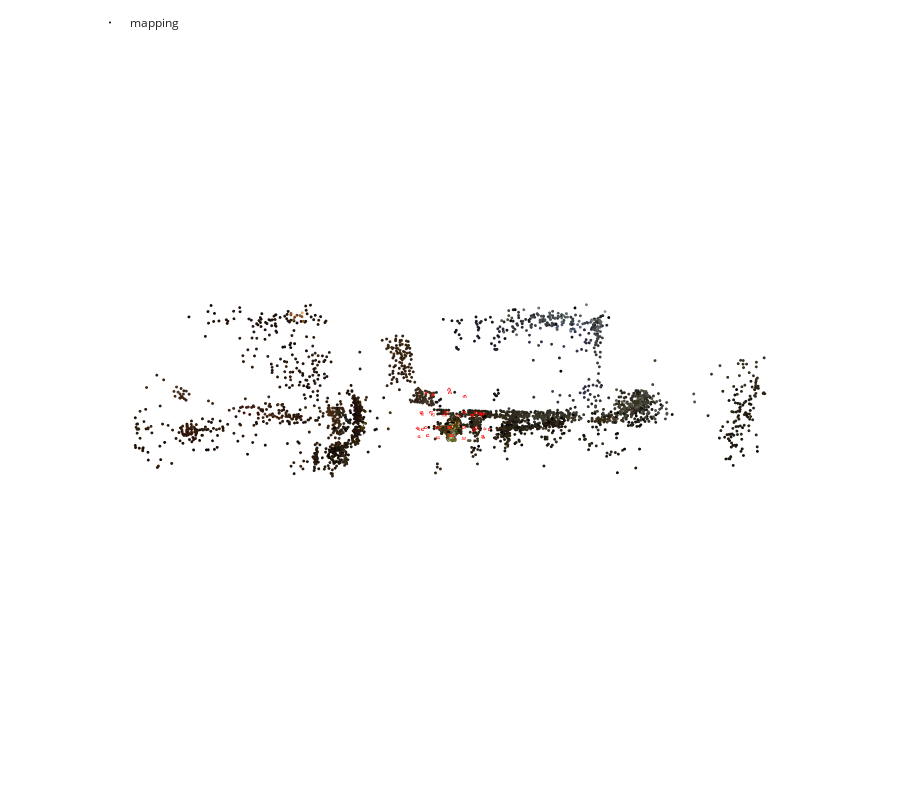

Here is the notebook cell this chart was saved with:
### Code cell
fig = viz_3d.init_figure()
viz_3d.plot_reconstruction(fig, model, color='rgba(255,0,0,0.5)', name="mapping", points_rgb=True, pcd_save_path = pcd_save_path)
fig.show()

### Figure 1 — Plotly figure (JSON) as saved in the notebook; plotly's stock layout.template omitted (floating-point values rounded to 4 significant figures; data arrays with more than 128 entries replaced by an {"elided": "..."} marker saying what was removed)
{"data": [{"legendgroup": "mapping", "marker": {"color": {"elided": "12473x3 int values"}, "line": {"width": 0}, "size": 1}, "mode": "markers", "name": "mapping", "type": "scatter3d", "x": {"elided": "12473 float values"}, "y": {"elided": "12473 float values"}, "z": {"elided": "12473 float values"}}, {"hovertemplate": "Image:<br>\timage_id = 1<br>\tcamera_id = 1<br>\tname = flash/Camera.000.png<br>\ttriangulated = 1804/5000<br>\ttvec = [ 0.103684 -0.469982   3.28934]<br>\tqvec = [  -0.115554 -0.00977828    0.987804   -0.103894]", "legendgroup": "mapping", "line": {"color": "rgba(255,0,0,0.5)", "width": 1}, "mode": "lines", "name": "1", "showlegend": false, "type": "scatter3d", "x": [-0.6545, -0.4204, -0.7768, -0.6545, -0.7768, -0.7757, -0.6545, -0.7757, -0.4193, -0.6545, -0.4193, -0.4204], "y": [1.132, 0.9707, 0.9549, 1.132, 0.9549, 1.194, 1.132, 1.194, 1.21, 1.132, 1.21, 0.9707], "z": [3.056, 2.89, 2.807, 3.056, 2.807, 2.756, 3.056, 2.756, 2.839, 3.056, 2.839, 2.89]}, {"hovertemplate": "Image:<br>\timage_id = 2<br>\tcamera_id = 2<br>\tname = flash/Camera.001.png<br>\ttriangulated = 2154/5000<br>\ttvec = [ 0.171643 -0.475228   3.26034]<br>\tqvec = [  0.0731424 -0.00938492    0.991841   -0.103988]", "legendgroup": "mapping", "line": {"color": "rgba(255,0,0,0.5)", "width": 1}, "mode": "lines", "name": "2", "showlegend": false, "type": "scatter3d", "x": [0.6204, 0.7701, 0.4079, 0.6204, 0.4079, 0.3996, 0.6204, 0.3996, 0.7619, 0.6204, 0.7619, 0.7701], "y": [1.142, 0.9722, 0.9709, 1.142, 0.9709, 1.21, 1.142, 1.21, 1.211, 1.142, 1.211, 0.9722], "z": [3.032, 2.79, 2.844, 3.032, 2.844, 2.794, 3.032, 2.794, 2.74, 3.032, 2.74, 2.79]}, {"hovertemplate": "Image:<br>\timage_id = 3<br>\tcamera_id = 3<br>\tname = flash/Camera.002.png<br>\ttriangulated = 1347/5000<br>\ttvec = [ 0.368132 -0.426239   3.70512]<br>\tqvec = [   0.322012 -0.00990658     0.94145  -0.0994047]", "legendgroup": "mapping", "line": {"color": "rgba(255,0,0,0.5)", "width": 1}, "mode": "lines", "name": "3", "showlegend": false, "type": "scatter3d", "x": [2.496, 2.504, 2.214, 2.496, 2.214, 2.194, 2.496, 2.194, 2.484, 2.496, 2.484, 2.504], "y": [1.118, 0.9432, 0.9598, 1.118, 0.9598, 1.199, 1.118, 1.199, 1.182, 1.118, 1.182, 0.9432], "z": [2.563, 2.286, 2.508, 2.563, 2.508, 2.464, 2.563, 2.464, 2.241, 2.563, 2.241, 2.286]}, {"hovertemplate": "Image:<br>\timage_id = 4<br>\tcamera_id = 4<br>\tname = flash/Camera.003.png<br>\ttriangulated = 1435/5000<br>\ttvec = [ 0.200122 -0.351814   4.16352]<br>\tqvec = [  0.636391 -0.0150174    0.76686   -0.08189]", "legendgroup": "mapping", "line": {"color": "rgba(255,0,0,0.5)", "width": 1}, "mode": "lines", "name": "4", "showlegend": false, "type": "scatter3d", "x": [4.047, 3.858, 3.789, 4.047, 3.789, 3.758, 4.047, 3.758, 3.827, 4.047, 3.827, 3.858], "y": [0.9332, 0.7625, 0.7922, 0.9332, 0.7922, 1.033, 0.9332, 1.033, 1.003, 0.9332, 1.003, 0.7625], "z": [0.502, 0.2925, 0.6509, 0.502, 0.6509, 0.6249, 0.502, 0.6249, 0.2665, 0.502, 0.2665, 0.2925]}, {"hovertemplate": "Image:<br>\timage_id = 5<br>\tcamera_id = 5<br>\tname = flash/Camera.004.png<br>\ttriangulated = 2150/5000<br>\ttvec = [  0.27523 -0.391684   3.75273]<br>\tqvec = [  0.752225 -0.0159221   0.654911 -0.0706834]", "legendgroup": "mapping", "line": {"color": "rgba(255,0,0,0.5)", "width": 1}, "mode": "lines", "name": "5", "showlegend": false, "type": "scatter3d", "x": [3.603, 3.353, 3.401, 3.603, 3.401, 3.37, 3.603, 3.37, 3.322, 3.603, 3.322, 3.353], "y": [0.8014, 0.6363, 0.6676, 0.8014, 0.6676, 0.9092, 0.8014, 0.9092, 0.8779, 0.8014, 0.8779, 0.6363], "z": [-0.8304, -0.968, -0.6064, -0.8304, -0.6064, -0.6231, -0.8304, -0.6231, -0.9848, -0.8304, -0.9848, -0.968]}, {"hovertemplate": "Image:<br>\timage_id = 6<br>\tcamera_id = 6<br>\tname = flash/Camera.005.png<br>\ttriangulated = 2579/5000<br>\ttvec = [  0.38831 -0.382968   3.89619]<br>\tqvec = [  0.896368 -0.0138576   0.440461 -0.0482247]", "legendgroup": "mapping", "line": {"color": "rgba(255,0,0,0.5)", "width": 1}, "mode": "lines", "name": "6", "showlegend": false, "type": "scatter3d", "x": [2.798, 2.505, 2.727, 2.798, 2.727, 2.703, 2.798, 2.703, 2.48, 2.798, 2.48, 2.505], "y": [0.6145, 0.4629, 0.4901, 0.6145, 0.4901, 0.733, 0.6145, 0.733, 0.7058, 0.6145, 0.7058, 0.4629], "z": [-2.697, -2.689, -2.399, -2.697, -2.399, -2.404, -2.697, -2.404, -2.693, -2.697, -2.693, -2.689]}, {"hovertemplate": "Image:<br>\timage_id = 7<br>\tcamera_id = 7<br>\tname = flash/Camera.006.png<br>\ttriangulated = 3299/5000<br>\ttvec = [ 0.377135 -0.436403   3.60338]<br>\tqvec = [  0.965768 -0.0102645    0.25784 -0.0265566]", "legendgroup": "mapping", "line": {"color": "rgba(255,0,0,0.5)", "width": 1}, "mode": "lines", "name": "7", "showlegend": false, "type": "scatter3d", "x": [1.441, 1.168, 1.485, 1.441, 1.485, 1.471, 1.441, 1.471, 1.154, 1.441, 1.154, 1.168], "y": [0.5391, 0.4006, 0.4174, 0.5391, 0.4174, 0.6612, 0.5391, 0.6612, 0.6443, 0.5391, 0.6443, 0.4006], "z": [-3.309, -3.188, -3.005, -3.309, -3.005, -3.004, -3.309, -3.004, -3.186, -3.309, -3.186, -3.188]}, {"hovertemplate": "Image:<br>\timage_id = 8<br>\tcamera_id = 8<br>\tname = flash/Camera.007.png<br>\ttriangulated = 3396/5000<br>\ttvec = [ 0.113032 -0.443813   3.48276]<br>\tqvec = [   0.999955 -0.00930786  0.00156042 0.000153334]", "legendgroup": "mapping", "line": {"color": "rgba(255,0,0,0.5)", "width": 1}, "mode": "lines", "name": "8", "showlegend": false, "type": "scatter3d", "x": [-0.102, -0.2859, 0.08027, -0.102, 0.08027, 0.08034, -0.102, 0.08034, -0.2859, -0.102, -0.2859, -0.2859], "y": [0.5086, 0.382, 0.3819, 0.5086, 0.3819, 0.626, 0.5086, 0.626, 0.6261, 0.5086, 0.6261, 0.382], "z": [-3.474, -3.232, -3.231, -3.474, -3.231, -3.226, -3.474, -3.226, -3.227, -3.474, -3.227, -3.232]}, {"hovertemplate": "Image:<br>\timage_id = 9<br>\tcamera_id = 9<br>\tname = flash/Camera.008.png<br>\ttriangulated = 2866/5000<br>\ttvec = [0.0733209 -0.480508   3.15918]<br>\tqvec = [   0.973671 -0.00672092   -0.226563    0.024244]", "legendgroup": "mapping", "line": {"color": "rgba(255,0,0,0.5)", "width": 1}, "mode": "lines", "name": "9", "showlegend": false, "type": "scatter3d", "x": [-1.434, -1.496, -1.168, -1.434, -1.168, -1.156, -1.434, -1.156, -1.484, -1.434, -1.484, -1.496], "y": [0.5592, 0.4395, 0.4233, 0.5592, 0.4233, 0.6671, 0.5592, 0.6671, 0.6833, 0.5592, 0.6833, 0.4395], "z": [-2.801, -2.501, -2.662, -2.801, -2.662, -2.662, -2.801, -2.662, -2.5, -2.801, -2.5, -2.501]}, {"hovertemplate": "Image:<br>\timage_id = 10<br>\tcamera_id = 10<br>\tname = flash/Camera.009.png<br>\ttriangulated = 2221/5000<br>\ttvec = [ -0.18581 -0.449237   3.53241]<br>\tqvec = [    0.89129 -0.00260353   -0.451094   0.0459214]", "legendgroup": "mapping", "line": {"color": "rgba(255,0,0,0.5)", "width": 1}, "mode": "lines", "name": "10", "showlegend": false, "type": "scatter3d", "x": [-2.692, -2.614, -2.398, -2.692, -2.398, -2.378, -2.692, -2.378, -2.593, -2.692, -2.593, -2.614], "y": [0.5953, 0.477, 0.4479, 0.5953, 0.4479, 0.691, 0.5953, 0.691, 0.7201, 0.5953, 0.7201, 0.477], "z": [-2.261, -1.964, -2.258, -2.261, -2.258, -2.267, -2.261, -2.267, -1.973, -2.261, -1.973, -1.964]}, {"hovertemplate": "Image:<br>\timage_id = 11<br>\tcamera_id = 11<br>\tname = flash/Camera.010.png<br>\ttriangulated = 1256/5000<br>\ttvec = [-0.492572 -0.454487   3.54601]<br>\tqvec = [  0.699124 0.00263519  -0.711301   0.072589]", "legendgroup": "mapping", "line": {"color": "rgba(255,0,0,0.5)", "width": 1}, "mode": "lines", "name": "11", "showlegend": false, "type": "scatter3d", "x": [-3.495, -3.26, -3.268, -3.495, -3.268, -3.244, -3.495, -3.244, -3.236, -3.495, -3.236, -3.26], "y": [0.751, 0.6251, 0.5866, 0.751, 0.5866, 0.8281, 0.751, 0.8281, 0.8667, 0.751, 0.8667, 0.6251], "z": [-0.4961, -0.3039, -0.668, -0.4961, -0.668, -0.6941, -0.4961, -0.6941, -0.33, -0.4961, -0.33, -0.3039]}, {"hovertemplate": "Image:<br>\timage_id = 12<br>\tcamera_id = 12<br>\tname = flash/Camera.011.png<br>\ttriangulated = 1518/5000<br>\ttvec = [ 0.177178 -0.439976   3.67834]<br>\tqvec = [  0.584158 0.00556093  -0.807443  0.0822517]", "legendgroup": "mapping", "line": {"color": "rgba(255,0,0,0.5)", "width": 1}, "mode": "lines", "name": "12", "showlegend": false, "type": "scatter3d", "x": [-3.379, -3.1, -3.216, -3.379, -3.216, -3.195, -3.379, -3.195, -3.079, -3.379, -3.079, -3.1], "y": [0.9173, 0.7852, 0.7467, 0.9173, 0.7467, 0.9876, 0.9173, 0.9876, 1.026, 0.9173, 1.026, 0.7852], "z": [1.224, 1.339, 0.9939, 1.224, 0.9939, 0.9599, 1.224, 0.9599, 1.305, 1.224, 1.305, 1.339]}, {"hovertemplate": "Image:<br>\timage_id = 13<br>\tcamera_id = 13<br>\tname = flash/Camera.012.png<br>\ttriangulated = 1445/5000<br>\ttvec = [0.0104276 -0.434713   3.70056]<br>\tqvec = [  -0.459443 -0.00796055    0.883429  -0.0916601]", "legendgroup": "mapping", "line": {"color": "rgba(255,0,0,0.5)", "width": 1}, "mode": "lines", "name": "13", "showlegend": false, "type": "scatter3d", "x": [-2.973, -2.676, -2.887, -2.973, -2.887, -2.87, -2.973, -2.87, -2.659, -2.973, -2.659, -2.676], "y": [1.001, 0.8606, 0.8246, 1.001, 0.8246, 1.065, 1.001, 1.065, 1.101, 1.001, 1.101, 0.8606], "z": [2.011, 2.042, 1.745, 2.011, 1.745, 1.704, 2.011, 1.704, 2.001, 2.011, 2.001, 2.042]}, {"hovertemplate": "Image:<br>\timage_id = 14<br>\tcamera_id = 14<br>\tname = flash/Camera.013.png<br>\ttriangulated = 748/5000<br>\ttvec = [-0.0306265  -0.386029    3.60897]<br>\tqvec = [-0.468729 -0.106826   0.87078  0.103066]", "legendgroup": "mapping", "line": {"color": "rgba(255,0,0,0.5)", "width": 1}, "mode": "lines", "name": "14", "showlegend": false, "type": "scatter3d", "x": [-2.992, -2.663, -2.86, -2.992, -2.86, -2.929, -2.992, -2.929, -2.732, -2.992, -2.732, -2.663], "y": [-0.6429, -0.6743, -0.707, -0.6429, -0.707, -0.4736, -0.6429, -0.4736, -0.4409, -0.6429, -0.4409, -0.6743], "z": [1.951, 1.962, 1.655, 1.951, 1.655, 1.675, 1.951, 1.675, 1.982, 1.951, 1.982, 1.962]}, {"hovertemplate": "Image:<br>\timage_id = 15<br>\tcamera_id = 15<br>\tname = flash/Camera.014.png<br>\ttriangulated = 1362/5000<br>\ttvec = [-0.0759049  -0.426571    3.69907]<br>\tqvec = [ -0.251582 -0.0596039   0.959439   0.112385]", "legendgroup": "mapping", "line": {"color": "rgba(255,0,0,0.5)", "width": 1}, "mode": "lines", "name": "15", "showlegend": false, "type": "scatter3d", "x": [-1.875, -1.581, -1.898, -1.875, -1.898, -1.94, -1.875, -1.94, -1.622, -1.875, -1.622, -1.581], "y": [-0.5003, -0.5478, -0.569, -0.5003, -0.569, -0.3327, -0.5003, -0.3327, -0.3116, -0.5003, -0.3116, -0.5478], "z": [3.179, 3.04, 2.858, 3.179, 2.858, 2.904, 3.179, 2.904, 3.085, 3.179, 3.085, 3.04]}, {"hovertemplate": "Image:<br>\timage_id = 16<br>\tcamera_id = 16<br>\tname = flash/Camera.015.png<br>\ttriangulated = 1733/5000<br>\ttvec = [-0.184818 -0.348294   3.49555]<br>\tqvec = [-0.0625101 -0.0173516    0.99169   0.111097]", "legendgroup": "mapping", "line": {"color": "rgba(255,0,0,0.5)", "width": 1}, "mode": "lines", "name": "16", "showlegend": false, "type": "scatter3d", "x": [-0.62, -0.4033, -0.7665, -0.62, -0.7665, -0.7782, -0.62, -0.7782, -0.4151, -0.62, -0.4151, -0.4033], "y": [-0.4421, -0.5033, -0.5108, -0.4421, -0.5108, -0.2728, -0.4421, -0.2728, -0.2653, -0.4421, -0.2653, -0.5033], "z": [3.434, 3.196, 3.149, 3.434, 3.149, 3.202, 3.434, 3.202, 3.249, 3.434, 3.249, 3.196]}, {"hovertemplate": "Image:<br>\timage_id = 17<br>\tcamera_id = 17<br>\tname = flash/Camera.016.png<br>\ttriangulated = 1810/5000<br>\ttvec = [ 0.400574 -0.392548    3.5357]<br>\tqvec = [ 0.0650759 0.00988523    0.99149   0.112318]", "legendgroup": "mapping", "line": {"color": "rgba(255,0,0,0.5)", "width": 1}, "mode": "lines", "name": "17", "showlegend": false, "type": "scatter3d", "x": [0.8589, 1.006, 0.643, 0.8589, 0.643, 0.6514, 0.8589, 0.6514, 1.014, 0.8589, 1.014, 1.006], "y": [-0.4115, -0.478, -0.4761, -0.4115, -0.4761, -0.2382, -0.4115, -0.2382, -0.24, -0.4115, -0.24, -0.478], "z": [3.451, 3.17, 3.218, 3.451, 3.218, 3.272, 3.451, 3.272, 3.224, 3.451, 3.224, 3.17]}, {"hovertemplate": "Image:<br>\timage_id = 18<br>\tcamera_id = 18<br>\tname = flash/Camera.017.png<br>\ttriangulated = 1426/5000<br>\ttvec = [0.355122 -0.47715   3.8493]<br>\tqvec = [ 0.264633 0.0538647  0.957034  0.105611]", "legendgroup": "mapping", "line": {"color": "rgba(255,0,0,0.5)", "width": 1}, "mode": "lines", "name": "18", "showlegend": false, "type": "scatter3d", "x": [2.285, 2.303, 1.99, 2.285, 1.99, 2.029, 2.285, 2.029, 2.342, 2.285, 2.342, 2.303], "y": [-0.4409, -0.5128, -0.4955, -0.4409, -0.4955, -0.2582, -0.4409, -0.2582, -0.2755, -0.4409, -0.2755, -0.5128], "z": [3.123, 2.806, 2.996, 3.123, 2.996, 3.038, 3.123, 3.038, 2.848, 3.123, 2.848, 2.806]}, {"hovertemplate": "Image:<br>\timage_id = 19<br>\tcamera_id = 19<br>\tname = flash/Camera.018.png<br>\ttriangulated = 1193/5000<br>\ttvec = [0.0880654 -0.425443   3.69085]<br>\tqvec = [ 0.479187  0.100179   0.86683 0.0946008]", "legendgroup": "mapping", "line": {"color": "rgba(255,0,0,0.5)", "width": 1}, "mode": "lines", "name": "19", "showlegend": false, "type": "scatter3d", "x": [3.155, 3.021, 2.831, 3.155, 2.831, 2.895, 3.155, 2.895, 3.086, 3.155, 3.086, 3.021], "y": [-0.5577, -0.6275, -0.5971, -0.5577, -0.5971, -0.3622, -0.5577, -0.3622, -0.3926, -0.5577, -0.3926, -0.6275], "z": [1.884, 1.594, 1.905, 1.884, 1.905, 1.921, 1.884, 1.921, 1.61, 1.884, 1.61, 1.594]}, {"hovertemplate": "Image:<br>\timage_id = 20<br>\tcamera_id = 20<br>\tname = flash/Camera.019.png<br>\ttriangulated = 1453/5000<br>\ttvec = [-0.0919675  -0.360518    3.58384]<br>\tqvec = [ 0.656437  0.136278  0.737913 0.0774829]", "legendgroup": "mapping", "line": {"color": "rgba(255,0,0,0.5)", "width": 1}, "mode": "lines", "name": "20", "showlegend": false, "type": "scatter3d", "x": [3.496, 3.245, 3.208, 3.496, 3.208, 3.282, 3.496, 3.282, 3.319, 3.496, 3.319, 3.245], "y": [-0.6991, -0.7614, -0.725, -0.6991, -0.725, -0.4929, -0.6991, -0.4929, -0.5293, -0.6991, -0.5293, -0.7614], "z": [0.5199, 0.3156, 0.6782, 0.5199, 0.6782, 0.6624, 0.5199, 0.6624, 0.2999, 0.5199, 0.2999, 0.3156]}, {"hovertemplate": "Image:<br>\timage_id = 21<br>\tcamera_id = 21<br>\tname = flash/Camera.020.png<br>\ttriangulated = 2282/5000<br>\ttvec = [0.0101461 -0.328064   3.50652]<br>\tqvec = [ 0.819454   0.17106  0.544327 0.0542431]", "legendgroup": "mapping", "line": {"color": "rgba(255,0,0,0.5)", "width": 1}, "mode": "lines", "name": "21", "showlegend": false, "type": "scatter3d", "x": [3.149, 2.828, 2.975, 3.149, 2.975, 3.042, 3.149, 3.042, 2.895, 3.149, 2.895, 2.828], "y": [-0.8842, -0.9331, -0.8974, -0.8842, -0.8974, -0.669, -0.8842, -0.669, -0.7047, -0.8842, -0.7047, -0.9331], "z": [-1.305, -1.36, -1.026, -1.305, -1.026, -1.08, -1.305, -1.08, -1.414, -1.305, -1.414, -1.36]}, {"hovertemplate": "Image:<br>\timage_id = 22<br>\tcamera_id = 22<br>\tname = flash/Camera.021.png<br>\ttriangulated = 2412/5000<br>\ttvec = [0.0779321 -0.414635   3.71996]<br>\tqvec = [ 0.893952  0.188493  0.404624 0.0399814]", "legendgroup": "mapping", "line": {"color": "rgba(255,0,0,0.5)", "width": 1}, "mode": "lines", "name": "22", "showlegend": false, "type": "scatter3d", "x": [2.676, 2.352, 2.597, 2.676, 2.597, 2.652, 2.676, 2.652, 2.407, 2.676, 2.407, 2.352], "y": [-0.9965, -1.034, -1.004, -0.9965, -1.004, -0.7781, -0.9965, -0.7781, -0.8078, -0.9965, -0.8078, -1.034], "z": [-2.421, -2.372, -2.102, -2.421, -2.102, -2.176, -2.421, -2.176, -2.446, -2.421, -2.446, -2.372]}, {"hovertemplate": "Image:<br>\timage_id = 23<br>\tcamera_id = 23<br>\tname = flash/Camera.022.png<br>\ttriangulated = 2582/5000<br>\ttvec = [ 0.217098 -0.451395   3.81729]<br>\tqvec = [ 0.952067  0.202003  0.228906 0.0191053]", "legendgroup": "mapping", "line": {"color": "rgba(255,0,0,0.5)", "width": 1}, "mode": "lines", "name": "23", "showlegend": false, "type": "scatter3d", "x": [1.498, 1.214, 1.541, 1.498, 1.541, 1.573, 1.498, 1.573, 1.245, 1.498, 1.245, 1.214], "y": [-1.1, -1.125, -1.105, -1.1, -1.105, -0.8807, -1.1, -0.8807, -0.9012, -1.1, -0.9012, -1.125], "z": [-3.372, -3.207, -3.045, -3.372, -3.045, -3.136, -3.372, -3.136, -3.299, -3.372, -3.299, -3.207]}, {"hovertemplate": "Image:<br>\timage_id = 24<br>\tcamera_id = 24<br>\tname = flash/Camera.023.png<br>\ttriangulated = 2554/5000<br>\ttvec = [ 0.154999 -0.363483    3.5549]<br>\tqvec = [  0.977394   0.207748  -0.037886 -0.0103552]", "legendgroup": "mapping", "line": {"color": "rgba(255,0,0,0.5)", "width": 1}, "mode": "lines", "name": "24", "showlegend": false, "type": "scatter3d", "x": [-0.4156, -0.5767, -0.2116, -0.4156, -0.2116, -0.2204, -0.4156, -0.2204, -0.5855, -0.4156, -0.5855, -0.5767], "y": [-1.115, -1.128, -1.127, -1.115, -1.127, -0.9035, -1.115, -0.9035, -0.9051, -1.115, -0.9051, -1.128], "z": [-3.373, -3.087, -3.116, -3.373, -3.116, -3.215, -3.373, -3.215, -3.186, -3.373, -3.186, -3.087]}, {"hovertemplate": "Image:<br>\timage_id = 25<br>\tcamera_id = 25<br>\tname = flash/Camera.024.png<br>\ttriangulated = 2012/5000<br>\ttvec = [ 0.138195 -0.360024   3.55313]<br>\tqvec = [  0.933789   0.200081  -0.293807 -0.0410324]", "legendgroup": "mapping", "line": {"color": "rgba(255,0,0,0.5)", "width": 1}, "mode": "lines", "name": "25", "showlegend": false, "type": "scatter3d", "x": [-2.075, -2.072, -1.77, -2.075, -1.77, -1.817, -2.075, -1.817, -2.119, -2.075, -2.119, -2.072], "y": [-1.078, -1.085, -1.1, -1.078, -1.1, -0.8758, -1.078, -0.8758, -0.8608, -1.078, -0.8608, -1.085], "z": [-2.703, -2.374, -2.581, -2.703, -2.581, -2.666, -2.703, -2.666, -2.459, -2.703, -2.459, -2.374]}, {"hovertemplate": "Image:<br>\timage_id = 26<br>\tcamera_id = 26<br>\tname = flash/Camera.025.png<br>\ttriangulated = 1292/5000<br>\ttvec = [0.0592002 -0.370329   3.53423]<br>\tqvec = [  0.835314   0.181703  -0.514517 -0.0671353]", "legendgroup": "mapping", "line": {"color": "rgba(255,0,0,0.5)", "width": 1}, "mode": "lines", "name": "26", "showlegend": false, "type": "scatter3d", "x": [-3.09, -2.934, -2.765, -3.09, -2.765, -2.838, -3.09, -2.838, -3.007, -3.09, -3.007, -2.934], "y": [-0.97, -0.9784, -1.006, -0.97, -1.006, -0.78, -0.97, -0.78, -0.7526, -0.97, -0.7526, -0.9784], "z": [-1.464, -1.175, -1.499, -1.464, -1.499, -1.556, -1.464, -1.556, -1.232, -1.464, -1.232, -1.175]}, {"hovertemplate": "Image:<br>\timage_id = 27<br>\tcamera_id = 27<br>\tname = flash/Camera.026.png<br>\ttriangulated = 301/5000<br>\ttvec = [ -0.0884179 -0.00354362     3.89079]<br>\tqvec = [ 0.593484  0.301647 -0.693372 -0.275718]", "legendgroup": "mapping", "line": {"color": "rgba(255,0,0,0.5)", "width": 1}, "mode": "lines", "name": "27", "showlegend": false, "type": "scatter3d", "x": [-2.568, -2.289, -2.331, -2.568, -2.331, -2.513, -2.568, -2.513, -2.471, -2.568, -2.471, -2.289], "y": [-2.886, -2.763, -2.796, -2.886, -2.796, -2.634, -2.886, -2.634, -2.6, -2.886, -2.6, -2.763], "z": [0.471, 0.6127, 0.2504, 0.471, 0.2504, 0.2563, 0.471, 0.2563, 0.6187, 0.471, 0.6187, 0.6127]}, {"hovertemplate": "Image:<br>\timage_id = 28<br>\tcamera_id = 28<br>\tname = flash/Camera.027.png<br>\ttriangulated = 345/5000<br>\ttvec = [-0.0961488 -0.0576565    3.83087]<br>\tqvec = [-0.330476 -0.165159  0.864401  0.341056]", "legendgroup": "mapping", "line": {"color": "rgba(255,0,0,0.5)", "width": 1}, "mode": "lines", "name": "28", "showlegend": false, "type": "scatter3d", "x": [-1.856, -1.548, -1.814, -1.856, -1.814, -1.939, -1.856, -1.939, -1.673, -1.856, -1.673, -1.548], "y": [-2.642, -2.546, -2.568, -2.642, -2.568, -2.394, -2.642, -2.394, -2.372, -2.642, -2.372, -2.546], "z": [2.065, 1.997, 1.746, 2.065, 1.746, 1.863, 2.065, 1.863, 2.114, 2.065, 2.114, 1.997]}, {"hovertemplate": "Image:<br>\timage_id = 29<br>\tcamera_id = 29<br>\tname = flash/Camera.028.png<br>\ttriangulated = 240/5000<br>\ttvec = [  0.214648 -0.0984197    3.98865]<br>\tqvec = [-0.0479264  -0.022994   0.916629   0.396189]", "legendgroup": "mapping", "line": {"color": "rgba(255,0,0,0.5)", "width": 1}, "mode": "lines", "name": "29", "showlegend": false, "type": "scatter3d", "x": [-0.07223, 0.1388, -0.2253, -0.07223, -0.2253, -0.2449, -0.07223, -0.2449, 0.1192, -0.07223, 0.1192, 0.1388], "y": [-2.837, -2.72, -2.721, -2.837, -2.721, -2.554, -2.837, -2.554, -2.553, -2.837, -2.553, -2.72], "z": [2.812, 2.556, 2.517, 2.812, 2.517, 2.694, 2.812, 2.694, 2.732, 2.812, 2.732, 2.556]}, {"hovertemplate": "Image:<br>\timage_id = 30<br>\tcamera_id = 30<br>\tname = flash/Camera.029.png<br>\ttriangulated = 68/5000<br>\ttvec = [  0.349243 -0.0662567    3.43837]<br>\tqvec = [ 0.25697 0.149244 0.880418 0.369536]", "legendgroup": "mapping", "line": {"color": "rgba(255,0,0,0.5)", "width": 1}, "mode": "lines", "name": "30", "showlegend": false, "type": "scatter3d", "x": [1.494, 1.507, 1.206, 1.494, 1.206, 1.316, 1.494, 1.316, 1.618, 1.494, 1.618, 1.507], "y": [-2.481, -2.403, -2.377, -2.481, -2.377, -2.21, -2.481, -2.21, -2.237, -2.481, -2.237, -2.403], "z": [1.887, 1.571, 1.777, 1.887, 1.777, 1.917, 1.887, 1.917, 1.711, 1.887, 1.711, 1.571]}, {"hovertemplate": "Image:<br>\timage_id = 33<br>\tcamera_id = 33<br>\tname = flash/Camera.032.png<br>\ttriangulated = 429/5000<br>\ttvec = [-0.0412355  -0.241334    4.31097]<br>\tqvec = [  0.882535   0.467826 -0.0382646 -0.0284142]", "legendgroup": "mapping", "line": {"color": "rgba(255,0,0,0.5)", "width": 1}, "mode": "lines", "name": "33", "showlegend": false, "type": "scatter3d", "x": [-0.1562, -0.3167, 0.04787, -0.1562, 0.04787, 0.02688, -0.1562, 0.02688, -0.3377, -0.1562, -0.3377, -0.3167], "y": [-3.433, -3.275, -3.27, -3.433, -3.27, -3.133, -3.433, -3.133, -3.138, -3.433, -3.138, -3.275], "z": [-2.614, -2.341, -2.376, -2.614, -2.376, -2.577, -2.614, -2.577, -2.542, -2.614, -2.542, -2.341]}, {"hovertemplate": "Image:<br>\timage_id = 34<br>\tcamera_id = 34<br>\tname = flash/Camera.033.png<br>\ttriangulated = 3002/5000<br>\ttvec = [ 0.169134 -0.687994   3.37188]<br>\tqvec = [   0.993283   -0.105386    0.047308 -0.00662869]", "legendgroup": "mapping", "line": {"color": "rgba(255,0,0,0.5)", "width": 1}, "mode": "lines", "name": "34", "showlegend": false, "type": "scatter3d", "x": [0.1279, -0.07424, 0.2903, 0.1279, 0.2903, 0.2846, 0.1279, 0.2846, -0.07989, 0.1279, -0.07989, -0.07424], "y": [1.38, 1.209, 1.21, 1.38, 1.21, 1.449, 1.38, 1.449, 1.447, 1.38, 1.447, 1.209], "z": [-3.154, -2.959, -2.924, -3.154, -2.924, -2.873, -3.154, -2.873, -2.908, -3.154, -2.908, -2.959]}, {"hovertemplate": "Image:<br>\timage_id = 35<br>\tcamera_id = 35<br>\tname = flash/Camera.034.png<br>\ttriangulated = 1738/5000<br>\ttvec = [-0.125875  -0.56648   3.76316]<br>\tqvec = [  0.909288 -0.0913093  -0.397586  0.0823632]", "legendgroup": "mapping", "line": {"color": "rgba(255,0,0,0.5)", "width": 1}, "mode": "lines", "name": "35", "showlegend": false, "type": "scatter3d", "x": [-2.454, -2.43, -2.185, -2.454, -2.185, -2.13, -2.454, -2.13, -2.376, -2.454, -2.376, -2.43], "y": [1.411, 1.25, 1.222, 1.411, 1.222, 1.458, 1.411, 1.458, 1.487, 1.411, 1.487, 1.25], "z": [-2.547, -2.26, -2.53, -2.547, -2.53, -2.506, -2.547, -2.506, -2.236, -2.547, -2.236, -2.26]}, {"hovertemplate": "Image:<br>\timage_id = 36<br>\tcamera_id = 36<br>\tname = flash/Camera.035.png<br>\ttriangulated = 1230/5000<br>\ttvec = [ 0.080667 -0.593696    3.6929]<br>\tqvec = [  0.647357 -0.0568553  -0.744924   0.150946]", "legendgroup": "mapping", "line": {"color": "rgba(255,0,0,0.5)", "width": 1}, "mode": "lines", "name": "36", "showlegend": false, "type": "scatter3d", "x": [-3.319, -3.094, -3.151, -3.319, -3.151, -3.083, -3.319, -3.083, -3.026, -3.319, -3.026, -3.094], "y": [1.674, 1.506, 1.465, 1.674, 1.465, 1.697, 1.674, 1.697, 1.737, 1.674, 1.737, 1.506], "z": [0.4188, 0.5887, 0.2292, 0.4188, 0.2292, 0.1922, 0.4188, 0.1922, 0.5517, 0.4188, 0.5517, 0.5887]}, {"hovertemplate": "Image:<br>\timage_id = 37<br>\tcamera_id = 37<br>\tname = flash/Camera.036.png<br>\ttriangulated = 1310/5000<br>\ttvec = [-0.0583406  -0.694782    3.35601]<br>\tqvec = [-0.213768 0.0073777  0.957089 -0.195523]", "legendgroup": "mapping", "line": {"color": "rgba(255,0,0,0.5)", "width": 1}, "mode": "lines", "name": "37", "showlegend": false, "type": "scatter3d", "x": [-1.349, -1.095, -1.428, -1.349, -1.428, -1.404, -1.349, -1.404, -1.071, -1.349, -1.071, -1.095], "y": [1.904, 1.712, 1.687, 1.904, 1.687, 1.912, 1.904, 1.912, 1.938, 1.904, 1.938, 1.712], "z": [2.511, 2.429, 2.278, 2.511, 2.278, 2.187, 2.511, 2.187, 2.338, 2.511, 2.338, 2.429]}, {"hovertemplate": "Image:<br>\timage_id = 38<br>\tcamera_id = 38<br>\tname = flash/Camera.037.png<br>\ttriangulated = 1312/5000<br>\ttvec = [ 0.578976 -0.660572   3.55546]<br>\tqvec = [  0.137365 -0.0254053   0.970121   -0.19837]", "legendgroup": "mapping", "line": {"color": "rgba(255,0,0,0.5)", "width": 1}, "mode": "lines", "name": "38", "showlegend": false, "type": "scatter3d", "x": [1.4, 1.523, 1.171, 1.4, 1.171, 1.145, 1.4, 1.145, 1.497, 1.4, 1.497, 1.523], "y": [1.998, 1.785, 1.787, 1.998, 1.787, 2.011, 1.998, 2.011, 2.009, 1.998, 2.009, 1.785], "z": [2.732, 2.502, 2.603, 2.732, 2.603, 2.511, 2.732, 2.511, 2.409, 2.732, 2.409, 2.502]}, {"hovertemplate": "Image:<br>\timage_id = 39<br>\tcamera_id = 39<br>\tname = flash/Camera.038.png<br>\ttriangulated = 856/5000<br>\ttvec = [ 0.278073 -0.504538   3.90861]<br>\tqvec = [  0.586976 -0.0731638   0.790194   -0.16031]", "legendgroup": "mapping", "line": {"color": "rgba(255,0,0,0.5)", "width": 1}, "mode": "lines", "name": "39", "showlegend": false, "type": "scatter3d", "x": [3.464, 3.335, 3.225, 3.464, 3.225, 3.151, 3.464, 3.151, 3.261, 3.464, 3.261, 3.335], "y": [1.779, 1.568, 1.595, 1.779, 1.595, 1.824, 1.779, 1.824, 1.797, 1.779, 1.797, 1.568], "z": [0.6654, 0.4481, 0.7964, 0.6654, 0.7964, 0.7555, 0.6654, 0.7555, 0.4072, 0.6654, 0.4072, 0.4481]}, {"hovertemplate": "Image:<br>\timage_id = 40<br>\tcamera_id = 40<br>\tname = flash/Camera.039.png<br>\ttriangulated = 1800/5000<br>\ttvec = [0.0802002 -0.453792   4.06591]<br>\tqvec = [  0.831043 -0.0962035   0.536752  -0.109591]", "legendgroup": "mapping", "line": {"color": "rgba(255,0,0,0.5)", "width": 1}, "mode": "lines", "name": "40", "showlegend": false, "type": "scatter3d", "x": [3.38, 3.128, 3.274, 3.38, 3.274, 3.204, 3.38, 3.204, 3.058, 3.38, 3.058, 3.128], "y": [1.557, 1.357, 1.386, 1.557, 1.386, 1.62, 1.557, 1.62, 1.591, 1.557, 1.591, 1.357], "z": [-1.702, -1.775, -1.44, -1.702, -1.44, -1.43, -1.702, -1.43, -1.764, -1.702, -1.764, -1.775]}], "layout": {"height": 800, "legend": {"orientation": "h", "x": 0.1, "xanchor": "left", "y": 0.99, "yanchor": "top"}, "margin": {"b": 0, "l": 0, "pad": 0, "r": 0, "t": 0}, "scene": {"aspectmode": "data", "camera": {"eye": {"x": 0, "y": -0.1, "z": -2}, "projection": {"type": "orthographic"}, "up": {"x": 0, "y": -1, "z": 0}}, "dragmode": "orbit", "xaxis": {"autorange": true, "showbackground": false, "showgrid": false, "showline": false, "showticklabels": true, "visible": false}, "yaxis": {"autorange": true, "showbackground": false, "showgrid": false, "showline": false, "showticklabels": true, "visible": false}, "zaxis": {"autorange": true, "showbackground": false, "showgrid": false, "showline": false, "showticklabels": true, "visible": false}}}}
